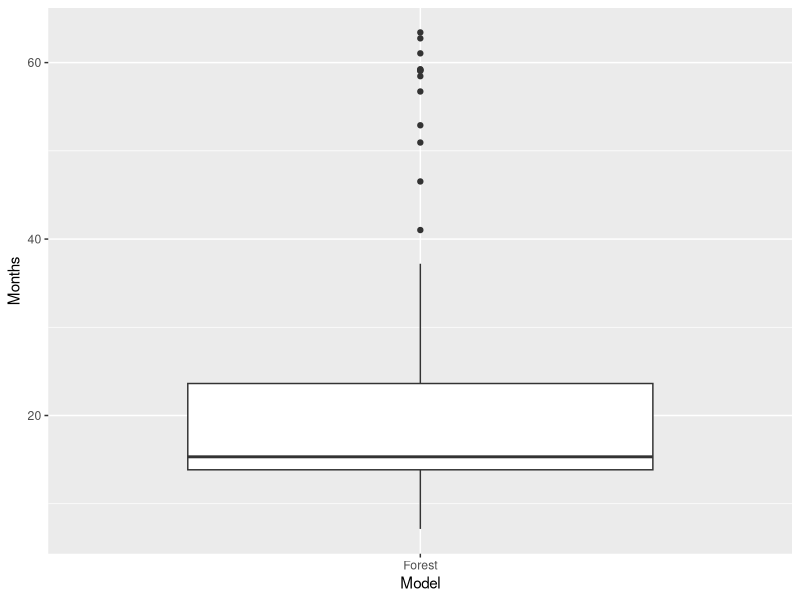

Generate this figure with R:
library(ggplot2)
# Basic box plot

setwd("/Users/johnlin/github/gbm_ml/")

gbm_data <- read.csv("forest_predictions.csv")

plot_1 <- ggplot(data = gbm_data, mapping = aes(x = Model, y = Months))
plot_1 + geom_boxplot()

